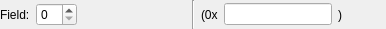
<?xml version="1.0" encoding="UTF-8"?>
<ui version="4.0">
 <class>ComplexIntValueFieldWidget</class>
 <widget class="QWidget" name="ComplexIntValueFieldWidget">
  <property name="geometry">
   <rect>
    <x>0</x>
    <y>0</y>
    <width>386</width>
    <height>29</height>
   </rect>
  </property>
  <property name="windowTitle">
   <string>Complex Int Value Field</string>
  </property>
  <layout class="QHBoxLayout" name="horizontalLayout_3" stretch="1,0,1">
   <property name="leftMargin">
    <number>0</number>
   </property>
   <property name="topMargin">
    <number>0</number>
   </property>
   <property name="rightMargin">
    <number>0</number>
   </property>
   <property name="bottomMargin">
    <number>0</number>
   </property>
   <item>
    <layout class="QHBoxLayout" name="horizontalLayout">
     <item>
      <widget class="QLabel" name="m_nameLabel">
       <property name="text">
        <string>Field:</string>
       </property>
      </widget>
     </item>
     <item>
      <widget class="QSpinBox" name="m_valueSpinBox"/>
     </item>
     <item>
      <spacer name="horizontalSpacer">
       <property name="orientation">
        <enum>Qt::Horizontal</enum>
       </property>
       <property name="sizeHint" stdset="0">
        <size>
         <width>40</width>
         <height>20</height>
        </size>
       </property>
      </spacer>
     </item>
    </layout>
   </item>
   <item>
    <widget class="Line" name="m_sepLine">
     <property name="orientation">
      <enum>Qt::Vertical</enum>
     </property>
    </widget>
   </item>
   <item>
    <layout class="QHBoxLayout" name="horizontalLayout_2">
     <item>
      <widget class="QLabel" name="m_serFrontLabel">
       <property name="text">
        <string>(0x</string>
       </property>
      </widget>
     </item>
     <item>
      <widget class="QLineEdit" name="m_serValueLineEdit"/>
     </item>
     <item>
      <widget class="QLabel" name="m_serBackLabel">
       <property name="text">
        <string>)</string>
       </property>
      </widget>
     </item>
     <item>
      <spacer name="horizontalSpacer_2">
       <property name="orientation">
        <enum>Qt::Horizontal</enum>
       </property>
       <property name="sizeHint" stdset="0">
        <size>
         <width>40</width>
         <height>20</height>
        </size>
       </property>
      </spacer>
     </item>
    </layout>
   </item>
  </layout>
 </widget>
 <resources/>
 <connections/>
</ui>
